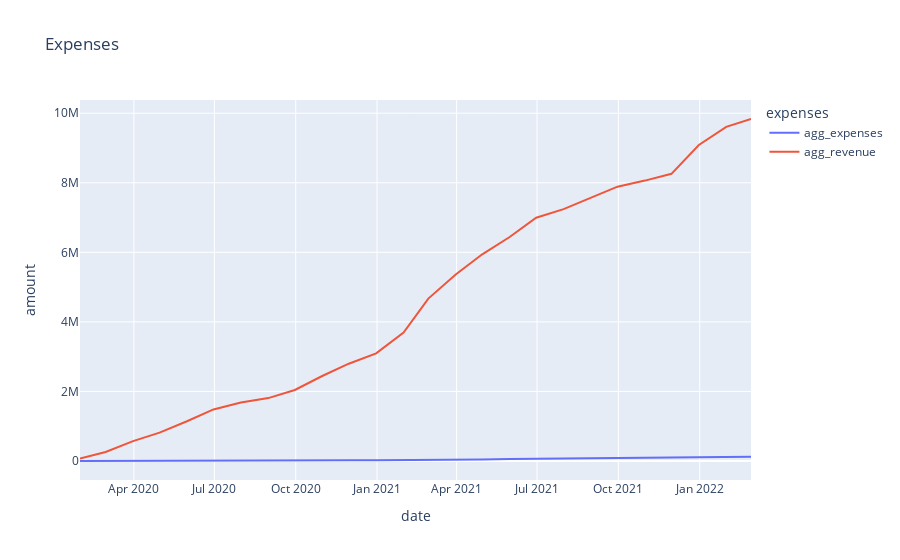

Notebook cell for this chart:
### Code cell
# Plot for the company with the maximum revenue
fig = px.line(max_plot, x="date", y="amount", color='expenses', title='Expenses')
fig.show()

### Figure 1 — Plotly figure (JSON) as saved in the notebook; plotly's stock layout.template omitted (floating-point values rounded to 4 significant figures)
{"data": [{"hovertemplate": "expenses=agg_expenses<br>date=%{x}<br>amount=%{y}<extra></extra>", "legendgroup": "agg_expenses", "line": {"color": "#636efa", "dash": "solid"}, "mode": "lines", "name": "agg_expenses", "orientation": "v", "showlegend": true, "type": "scatter", "x": ["2020-01-31T00:00:00", "2020-02-29T00:00:00", "2020-03-31T00:00:00", "2020-04-30T00:00:00", "2020-05-31T00:00:00", "2020-06-30T00:00:00", "2020-07-31T00:00:00", "2020-08-31T00:00:00", "2020-09-30T00:00:00", "2020-10-31T00:00:00", "2020-11-30T00:00:00", "2020-12-31T00:00:00", "2021-01-31T00:00:00", "2021-02-28T00:00:00", "2021-03-31T00:00:00", "2021-04-30T00:00:00", "2021-05-31T00:00:00", "2021-06-30T00:00:00", "2021-07-31T00:00:00", "2021-08-31T00:00:00", "2021-09-30T00:00:00", "2021-10-31T00:00:00", "2021-11-30T00:00:00", "2021-12-31T00:00:00", "2022-01-31T00:00:00", "2022-02-28T00:00:00"], "xaxis": "x", "y": [0, 0, 0, 0, 0, 0, 0, 2929.0, 7006.0, 12100.0, 18270.0, 24590.0, 24590.0, 24590.0, 25000, 44240.0, 54430.0, 61160.0, 63160.0, 85330.0, 97290.0, 103300.0, 103300.0, 112000.0, 123000.0, 125000.0], "yaxis": "y"}, {"hovertemplate": "expenses=agg_revenue<br>date=%{x}<br>amount=%{y}<extra></extra>", "legendgroup": "agg_revenue", "line": {"color": "#EF553B", "dash": "solid"}, "mode": "lines", "name": "agg_revenue", "orientation": "v", "showlegend": true, "type": "scatter", "x": ["2020-01-31T00:00:00", "2020-02-29T00:00:00", "2020-03-31T00:00:00", "2020-04-30T00:00:00", "2020-05-31T00:00:00", "2020-06-30T00:00:00", "2020-07-31T00:00:00", "2020-08-31T00:00:00", "2020-09-30T00:00:00", "2020-10-31T00:00:00", "2020-11-30T00:00:00", "2020-12-31T00:00:00", "2021-01-31T00:00:00", "2021-02-28T00:00:00", "2021-03-31T00:00:00", "2021-04-30T00:00:00", "2021-05-31T00:00:00", "2021-06-30T00:00:00", "2021-07-31T00:00:00", "2021-08-31T00:00:00", "2021-09-30T00:00:00", "2021-10-31T00:00:00", "2021-11-30T00:00:00", "2021-12-31T00:00:00", "2022-01-31T00:00:00", "2022-02-28T00:00:00"], "xaxis": "x", "y": [68770.0, 258800.0, 572500.0, 814700.0, 1143000.0, 1483000.0, 1683000.0, 1809000.0, 2042000.0, 2443000.0, 2798000.0, 3094000.0, 3694000.0, 4669000.0, 5365000.0, 5943000.0, 6441000.0, 6995000.0, 7242000.0, 7566000.0, 7887000.0, 8062000.0, 8257000.0, 9086000.0, 9608000.0, 9833000.0], "yaxis": "y"}], "layout": {"legend": {"title": {"text": "expenses"}, "tracegroupgap": 0}, "title": {"text": "Expenses"}, "xaxis": {"anchor": "y", "domain": [0, 1], "title": {"text": "date"}}, "yaxis": {"anchor": "x", "domain": [0, 1], "title": {"text": "amount"}}}}
